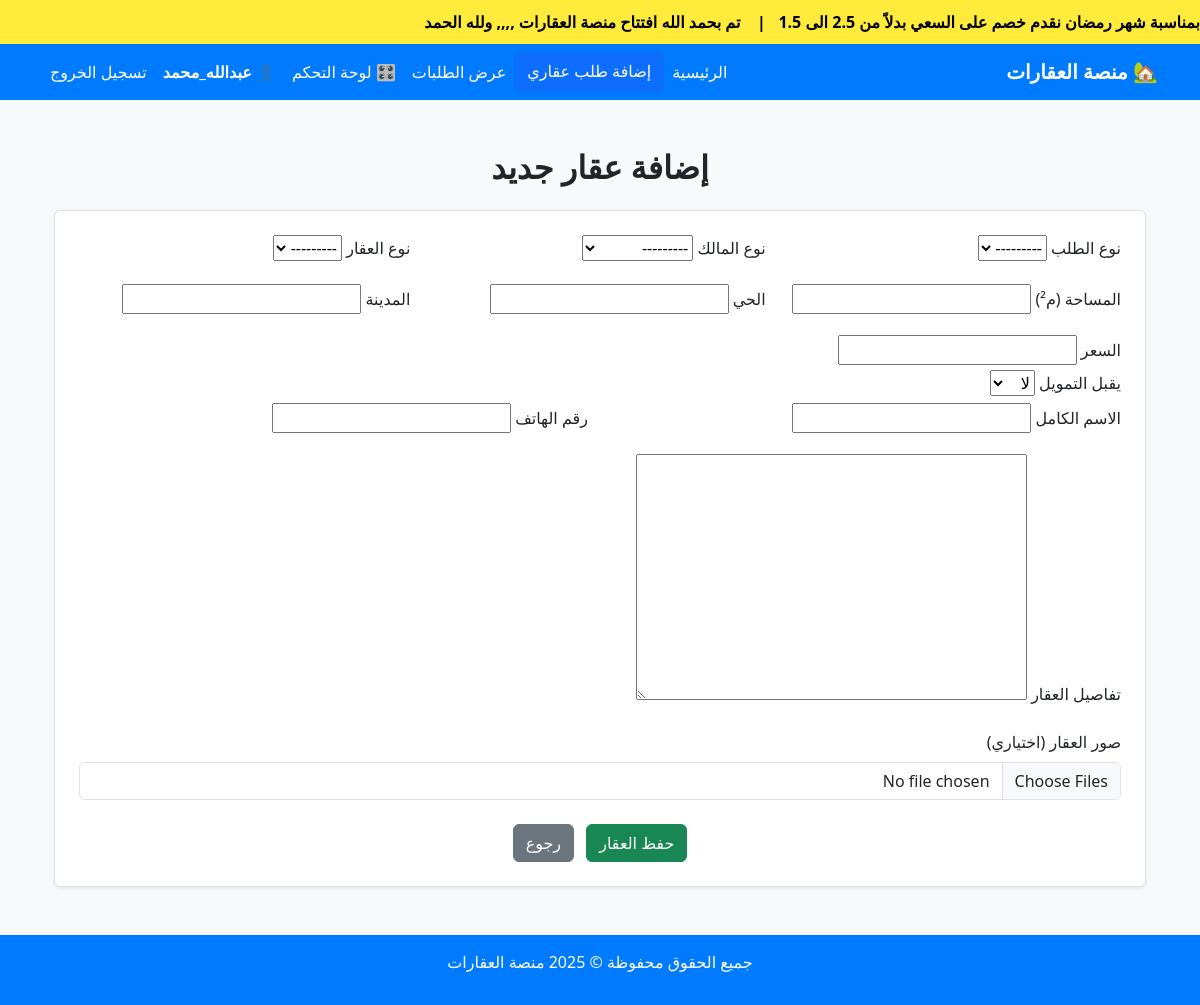
Screenshot of /عقار/إضافة/ (signed in) with the database file from the repository.
### properties/models.py (models this page shows, shortened)
class News(models.Model):
    title = models.CharField(max_length=255, verbose_name="عنوان الخبر")
    is_active = models.BooleanField(default=True, verbose_name="مفعل؟")
    created_at = models.DateTimeField(auto_now_add=True, verbose_name="تاريخ الإضافة")

### properties/forms.py
class PropertyForm(forms.ModelForm):
    class Meta:
        model = Property
        exclude = ['user', 'created_at']
        widgets = {
            'request_type': forms.Select(attrs={'class': 'form-control'}),
            'owner_type': forms.Select(attrs={'class': 'form-control'}),
            'property_type': forms.Select(attrs={'class': 'form-control'}),
            'city': forms.TextInput(attrs={'class': 'form-control'}),
            'district': forms.TextInput(attrs={'class': 'form-control'}),
            'area': forms.NumberInput(attrs={'class': 'form-control'}),
            'details': forms.Textarea(attrs={'class': 'form-control', 'rows': 3}),
            'full_name': forms.TextInput(attrs={'class': 'form-control'}),
            'phone': forms.TextInput(attrs={'class': 'form-control'}),
        }

### properties/context_processors.py (called while the page is built)
def news_ticker(request):
    news_items = News.objects.filter(is_active=True).order_by('-created_at')
    return {'news_ticker_items': news_items}

### properties/views.py (called while the page is built)
@login_required
def add_property(request):
    if request.method == 'POST':
        form = PropertyForm(request.POST, request.FILES)
        images = request.FILES.getlist('images')
        if form.is_valid():
            property = form.save(commit=False)
            property.user = request.user
            property.save()
            for img in images:
                PropertyImage.objects.create(property=property, image=img)
            messages.success(request, "تمت إضافة العقار بنجاح ✅")
            return redirect('my_properties')
        else:
            messages.error(request, "❌ حدث خطأ أثناء الحفظ")
    else:
        form = PropertyForm()
    return render(request, 'properties/add_property.html', {'form': form})

### properties/templates/properties/add_property.html (shortened to what this page needs)
{% extends 'base.html' %}
{% load static %}
{% block content %}
<div class="container mt-5">
    <h2 class="text-center mb-4">
        <span class="fw-bold">إضافة عقار جديد</span>
    </h2>
    <form method="post" enctype="multipart/form-data" class="p-4 border rounded bg-white shadow-sm">
        <div class="row mb-3">
            <div class="col-md-4">
                <label class="form-label"> نوع الطلب</label>
                {{ form.request_type }}
            </div>
            <div class="col-md-4">
                <label class="form-label"> نوع المالك</label>
                {{ form.owner_type }}
            </div>
            <div class="col-md-4">
                <label class="form-label"> نوع العقار</label>
                {{ form.property_type }}
            </div>
        </div>
        <div class="row mb-3">
            <div class="col-md-4">
                <label class="form-label"> المساحة (م²)</label>
                {{ form.area }}
            </div>
            <div class="col-md-4">
                <label class="form-label"> الحي</label>
                {{ form.district }}
            </div>
            <div class="col-md-4">
                <label class="form-label"> المدينة</label>
                {{ form.city }}
            </div>
        </div>
        <div class="col-md-6">
            <label for="price" class="form-label"> السعر</label>
            {{ form.price }}
        </div>
        <div class="col-md-6">
            <label for="is_finance_available" class="form-label"> يقبل التمويل</label>
            {{ form.is_finance_available }}
        </div>
        <div class="row mb-3">
            <div class="col-md-6">
                <label class="form-label"> الاسم الكامل</label>
                {{ form.full_name }}
            </div>
            <div class="col-md-6">
                <label class="form-label"> رقم الهاتف</label>
                {{ form.phone }}
            </div>
        </div>
        <div class="mb-3">
            <label class="form-label"> تفاصيل العقار</label>
            {{ form.details }}
        </div>
        <div class="mb-4">
            <label class="form-label"> صور العقار (اختياري)</label>
            <input type="file" name="images" class="form-control" accept="image/*" multiple>
        </div>
        <div class="text-center">
            <button type="submit" class="btn btn-success">
                 حفظ العقار
            </button>
            <a href="{% url 'dashboard' %}" class="btn btn-secondary ms-2">
                 رجوع
            </a>
        </div>
    </form>
</div>
{% endblock %}

### properties/templates/base.html (shortened to what this page needs)
{% load static %}
<!DOCTYPE html>
<html lang="ar" dir="rtl">
<head>
    <link href="https://cdn.jsdelivr.net/npm/bootstrap@5.3.2/dist/css/bootstrap.rtl.min.css" rel="stylesheet">
    <link rel="stylesheet" href="{% static 'css/style.css' %}">
</head>
<body class="bg-light">
    {% if news_ticker_items %}
    <div class="news-ticker">
        <div class="ticker-content">
          {% for news in news_ticker_items %}
          {{ news.title }}{% if not forloop.last %}&nbsp;&nbsp;&nbsp;|&nbsp;&nbsp;&nbsp;{% endif %}
        {% endfor %}
        </div>
    </div>
    {% endif %}
    <nav class="navbar navbar-expand-lg">
        <div class="container">
            <a class="navbar-brand fw-bold" href="{% url 'home' %}">🏡 منصة العقارات</a>
            <div class="collapse navbar-collapse" id="navbarNav">
                <ul class="navbar-nav ms-auto">
                    <li class="nav-item"><a class="nav-link" href="{% url 'home' %}">الرئيسية</a></li>
                    <a href="{% url 'create_property_request' %}" class="btn btn-primary">إضافة طلب عقاري</a>
                    <li class="nav-item"><a class="nav-link" href="{% url 'property_requests' %}">عرض الطلبات</a></li>
                    {% if user.is_authenticated %}
                        <li class="nav-item"><a class="nav-link" href="{% url 'dashboard' %}">🎛️ لوحة التحكم</a></li>
                        <li class="nav-item">
                            <span class="nav-link fw-bold text-white">👤 {{ user.username }}</span>
                        </li>
                        <li class="nav-item">
                            <form method="post" action="{% url 'logout' %}" style="display:inline;">
                                <button type="submit" class="nav-link btn btn-link text-danger">تسجيل الخروج</button>
                            </form>
                        </li>
                    {% else %}
                        <li class="nav-item"><a class="nav-link" href="{% url 'login' %}">تسجيل الدخول</a></li>
                    {% endif %}
                </ul>
            </div>
        </div>
    </nav>
    <div class="container mt-4">
        {% block content %}
        {% endblock %}
    </div>
    <footer class="footer mt-5">
        <div class="container">
            <p>جميع الحقوق محفوظة © 2025 منصة العقارات</p>
        </div>
    </footer>
</body>
</html>

### static/css/style.css (style rules this page uses)
.news-ticker { background-color: #ffeb3b; overflow: hidden; white-space: nowrap; padding: 10px 0; position: relative; }
.ticker-content { display: inline-block; padding-left: 100%; animation: scroll-text 15s linear infinite; font-weight: bold; color: #000; }

### properties/templates/base.html (style rules this page uses)
.navbar { background-color: #007bff; }
.navbar .nav-link, .navbar .navbar-brand { color: white !important; }
.footer { background-color: #007bff; color: white; text-align: center; padding: 15px; margin-top: 20px; }
.news-ticker { background-color: #ffeb3b; overflow: hidden; white-space: nowrap; padding: 10px 0; position: relative; }
.ticker-content { display: inline-block; padding-left: 100%; animation: scroll-text 15s linear infinite; font-weight: bold; color: #000; }

### rows the page displays
News: title "بمناسبة شهر رمضان نقدم خصم على السعي بدلاً من 2.5 الى 1.5"
News: title "تم بحمد الله افتتاح منصة العقارات ,,,, ولله الحمد"

### other values shown
{{ user.username }} "عبدالله_محمد"
